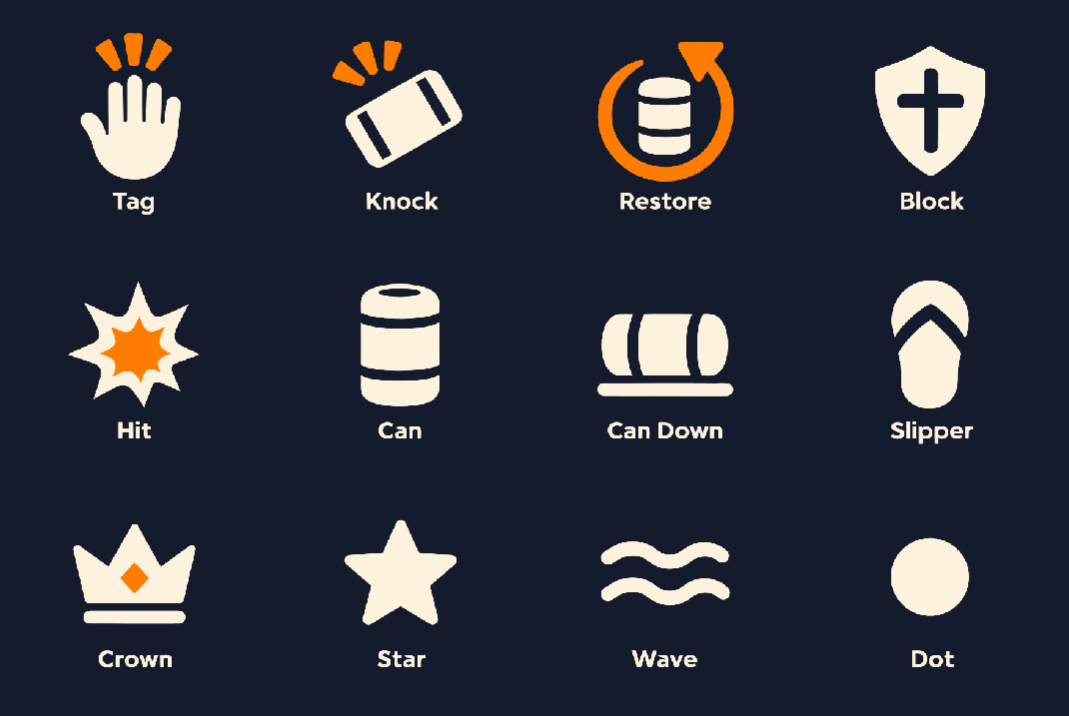
#> input picture ArtSource/ui/hud-symbols/owner-sheet-2026-11-04.png, 1069 x 716 px
$ python cut_hud_symbols.py
#> lines starting #> are read from the running program, lines starting #| are printed output that depends on the picture; after the words box and inside, x2 and y2 are one past the last pixel; in counts of white or black regions, pixels touching at a corner belong together
"""Cut the HUD event symbols out of the owner's sheet into the atlas HudBadge draws from.

Why (owner, 2026-11-04): "some parts of the game still uses the old symbols make them use the
new symbols". The symbols are the owner's own sheet, ArtSource/ui/hud-symbols/owner-sheet-2026-11-04.png:
four across, three down, cream on navy with an orange second colour, each named underneath.

Each symbol is unmixed from the navy into two coverage masks, its cream part and its orange part
(every pixel solved as navy + a * (cream - navy) + b * (orange - navy)), so HudBadge can still
tint each part per use: the cream with the glyph's fill, the orange with its Accent. The cuts
(the can's bands, the shield's cross) stay transparent, as they are navy on the sheet.

Atlas (Resources/UI/hud-symbols/atlas.png): 6 x 5 cells of CELL px, top row first. Cells 0-11 are
the cream masks and 12-23 the orange masks, in HudBadge.Glyph order (Can first); cell 25 is the
hit burst's silhouette grown by a rim, drawn under it in the Rim colour; cell 29, the bottom-right
one and away from every symbol so it never bleeds into one, is solid white for the untextured
backing disc. Every cell keeps the sheet's
scale, so the symbols keep their sizes relative to each other.

Run:  python tools/cut_hud_symbols.py
"""
import os

import numpy as np
from PIL import Image, ImageFilter

ROOT = os.path.dirname(os.path.dirname(os.path.abspath(__file__)))
SHEET = os.path.join(ROOT, "ArtSource", "ui", "hud-symbols", "owner-sheet-2026-11-04.png")
OUT = os.path.join(ROOT, "Assets", "TumbangPreso", "Resources", "UI", "hud-symbols", "atlas.png")
GRID = [["Tag", "Knock", "Restore", "Block"], ["Hit", "Can", "CanDown", "Slipper"], ["Crown", "Star", "Wave", "Dot"]]
ORDER = ["Can", "CanDown", "Slipper", "Crown", "Star", "Wave", "Dot", "Knock", "Restore", "Tag", "Block", "Hit"]
CELL, COLS, ROWS = 192, 6, 5
BOX = 168  # sheet pixels each cell covers, centred on its symbol (the widest symbol is 150)
CREAM, ORANGE = np.array([253, 242, 222.]), np.array([254, 124, 1.])


def runs(counts):
    out, start = [], None
    for i, on in enumerate(counts > 0):
        if on and start is None:
            start = i
        if not on and start is not None:
            out.append((start, i))
            start = None
    return out


def main():
    rgb = np.asarray(Image.open(SHEET).convert("RGB")).astype(float)
    navy = rgb[5, 5].copy()
#> navy = [20, 27, 44]
    basis = np.stack([CREAM - navy, ORANGE - navy], 1)          # 3 x 2
#> basis = [[233, 234], [215, 97], [178, -43]]
    solve = np.linalg.pinv(basis)                                # 2 x 3
#> solve = [[-0.000113, 0.00184, 0.00354], [0.00366, -0.00042, -0.00428]]
    cov = np.clip(np.einsum("ij,hwj->hwi", solve, rgb - navy), 0, 1)
    ink = np.abs(rgb - navy).sum(2) > 60
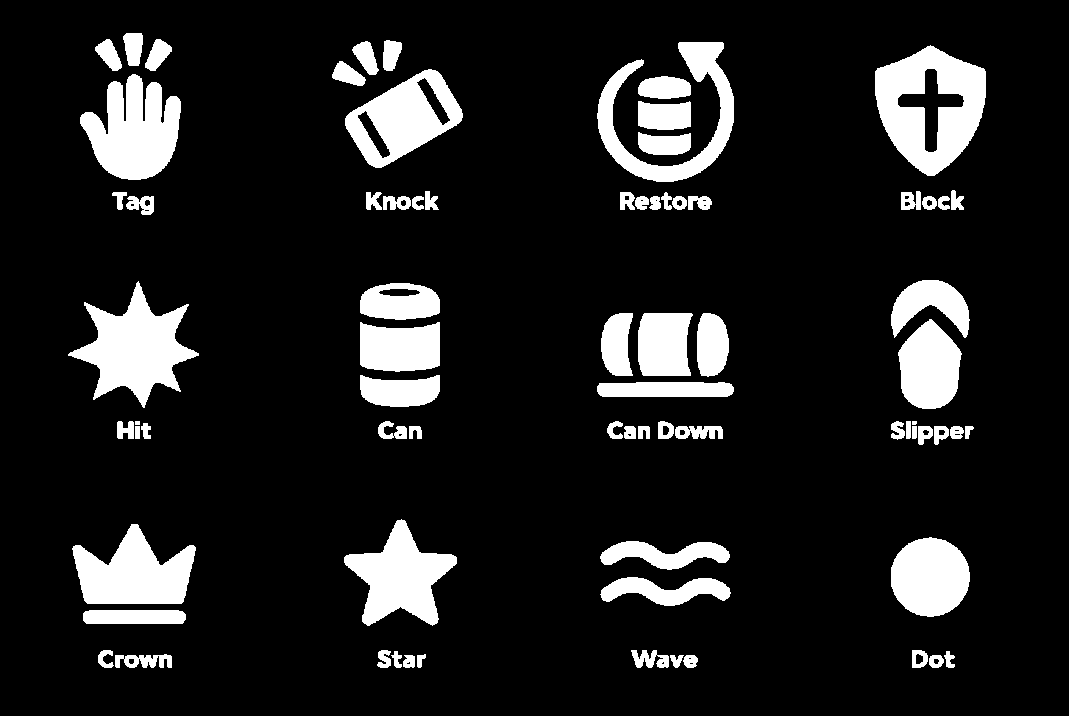
#> ink: shape (716, 1069) bool; 12.3% white; 76 white regions (1 under 20 px), largest, box (x1, y1, x2, y2) and area: (875, 45, 986, 176) 8557, (68, 281, 199, 408) 7502, (80, 74, 181, 180) 6906
    rows = [r for r in runs(ink.sum(1)) if r[1] - r[0] > 60]   # the symbols, not the names
#> the loop in runs, `for i, on in enumerate(counts > 0):` made 716 passes
#> on on passes 1 to 12: False, False, False, False, False, False, False, False, False, False, False, False
#> after the loop in runs, `for i, on in enumerate(counts > 0):`: out = [(33, 182), (190, 215), (280, 409), (421, 445), (519, 626), (650, 668)]
#> rows = [(33, 182), (280, 409), (519, 626)]
    cols = runs(ink.sum(0))
#> cols = [(68, 199), (332, 463), (597, 734), (875, 986)]
    assert len(rows) == 3 and len(cols) == 4, (rows, cols)
    edges = [0] + [(cols[i][1] + cols[i + 1][0]) // 2 for i in range(3)] + [rgb.shape[1]]
#> edges = [0, 265, 530, 804, 1069]
    atlas = np.zeros((ROWS * CELL, COLS * CELL), np.float32)

    def put(index, mask):
        r, c = divmod(index, COLS)
        atlas[r * CELL:(r + 1) * CELL, c * CELL:(c + 1) * CELL] = mask

    for (y0, y1), names in zip(rows, GRID):
        for k, name in enumerate(names):
            x0, x1 = edges[k], edges[k + 1]
            ys, xs = np.nonzero(ink[y0:y1, x0:x1])
            cx, cy = x0 + (xs.min() + xs.max() + 1) / 2, y0 + (ys.min() + ys.max() + 1) / 2
            l, t = int(round(cx - BOX / 2)), int(round(cy - BOX / 2))
            masks = []
            for layer in (0, 1):
                m = np.zeros((BOX, BOX), np.float32)
                src = cov[max(t, y0 - 8):min(t + BOX, y1 + 8), max(l, x0):min(l + BOX, x1), layer]
                oy, ox = max(t, y0 - 8) - t, max(l, x0) - l
                m[oy:oy + src.shape[0], ox:ox + src.shape[1]] = src
                masks.append(np.asarray(Image.fromarray((m * 255).astype(np.uint8)).resize((CELL, CELL), Image.LANCZOS)) / 255.0)
            g = ORDER.index(name)
            put(g, masks[0])
            put(12 + g, masks[1])
            if name == "Hit":
                whole = Image.fromarray((np.clip(masks[0] + masks[1], 0, 1) * 255).astype(np.uint8))
                put(25, np.asarray(whole.filter(ImageFilter.MaxFilter(9)).filter(ImageFilter.GaussianBlur(1))) / 255.0)
#> this loop made 3 passes
#> (y0, y1, names) on passes 1 to 3: (33, 182, ['Tag', 'Knock', 'Restore', 'Block']), (280, 409, ['Hit', 'Can', 'CanDown', 'Slipper']), (519, 626, ['Crown', 'Star', 'Wave', 'Dot'])
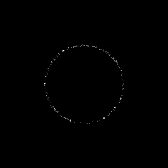
#> m: shape (168, 168) float32; min 0, max 0.00581, mean 1.15e-05; drawn with min black and max white
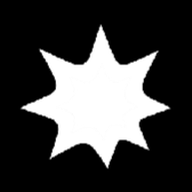
#> whole: PIL image 192x192 L; min 0, max 255, mean 64.5
    put(29, np.ones((CELL, CELL), np.float32))
#> in put (call 26), `atlas[r * CELL:(r + 1) * CELL, c * CELL:(c + 1) * CELL] = mask`:
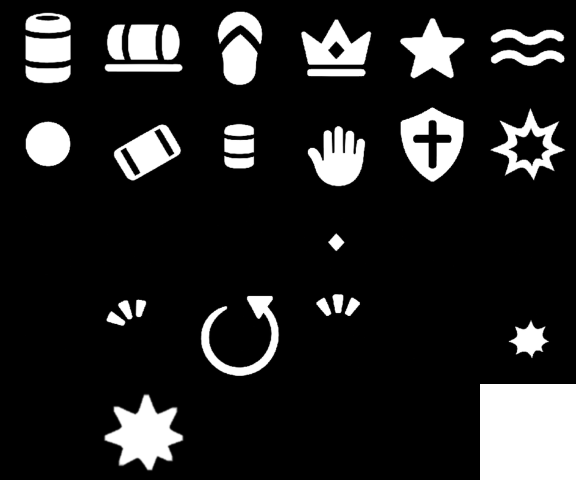
#> atlas: shape (960, 1152) float32 (shown at 1/2 size); min 0, max 1, mean 0.141
    out = np.zeros(atlas.shape + (4,), np.uint8)
#> out: shape (960, 1152, 4); every value is 0
    out[..., :3] = 255
    out[..., 3] = (np.clip(atlas, 0, 1) * 255).astype(np.uint8)
#> out: shape (960, 1152, 4); mean of channels 0, 1, 2, 3 255, 255, 255, 35.8
    os.makedirs(os.path.dirname(OUT), exist_ok=True)
    Image.fromarray(out, "RGBA").save(OUT)
    print("wrote", OUT)


if __name__ == "__main__":
    main()
